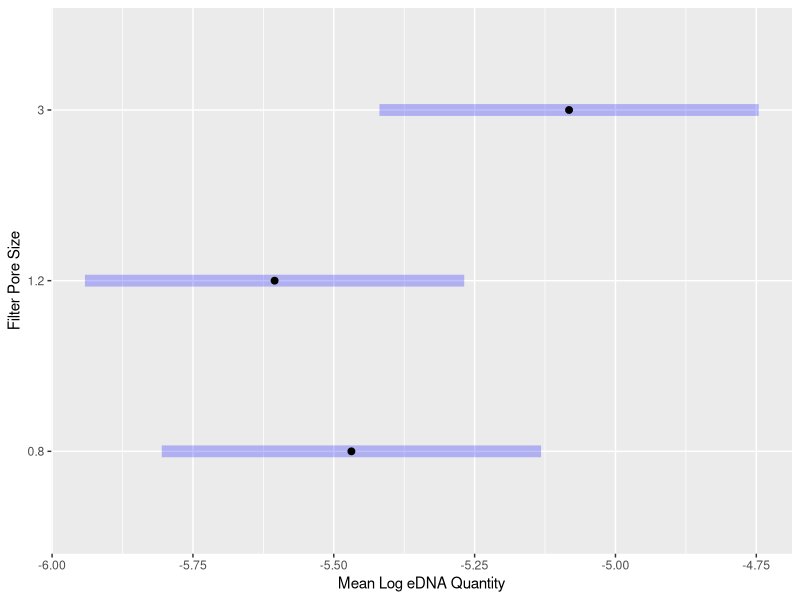

Write R code to recreate this figure.
## ---- chunk 1
knitr::opts_chunk$set(echo = TRUE)
## ---- chunk 2
library(tidyverse)
library(emmeans)

#reading in poresize experiement dataset
data <- (read_csv("data/poresize_exp.csv", col_types = cols())%>%
           mutate(poresize = as.factor(pore))%>%
           subset(select = -c(pore))
         )

#linear model
lm2 <- lm(logquantity~poresize, data=data, contrasts = list(poresize = contr.sum))

#creating an emmeans object
e2 <- emmeans(lm2, spec = ~ poresize)

#plotting estimated marginal means of log edna quantity against pore size factors
plot(e2, xlab= "Mean Log eDNA Quantity", ylab= "Filter Pore Size", )
